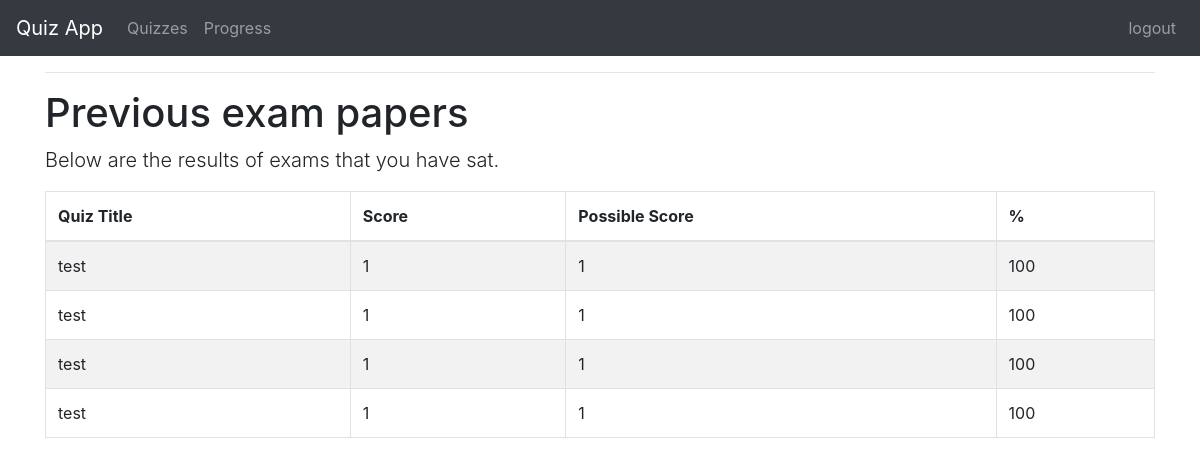
The app's page /progress/ (signed in) with its own data.
### quiz/models.py (models this page shows, shortened)
class Sitting(models.Model):
    user = models.ForeignKey(settings.AUTH_USER_MODEL, verbose_name=_("User"), on_delete=models.CASCADE)
    quiz = models.ForeignKey(Quiz, verbose_name=_("Quiz"), on_delete=models.CASCADE)
    question_order = models.CharField(validators=[validate_comma_separated_integer_list],
        max_length=1024, verbose_name=_("Question Order"))
    question_list = models.CharField(validators=[validate_comma_separated_integer_list],
        max_length=1024, verbose_name=_("Question List"))
    incorrect_questions = models.CharField(validators=[validate_comma_separated_integer_list],
        max_length=1024, blank=True, verbose_name=_("Incorrect questions"))
    current_score = models.IntegerField(verbose_name=_("Current Score"))
    complete = models.BooleanField(default=False, blank=False,
                                   verbose_name=_("Complete"))
    user_answers = models.TextField(blank=True, default='{}',
                                    verbose_name=_("User Answers"))
    start = models.DateTimeField(auto_now_add=True,
                                 verbose_name=_("Start"))
    end = models.DateTimeField(null=True, blank=True, verbose_name=_("End"))
    objects = SittingManager()
    class Meta:
        permissions = (("view_sittings", _("Can see completed exams.")),)
    def _question_ids(self):
        return [int(n) for n in self.question_order.split(',') if n]
    @property
    def get_percent_correct(self):
        dividend = float(self.current_score)
        divisor = len(self._question_ids())
        if divisor < 1:
            return 0            # prevent divide by zero error
        if dividend > divisor:
            return 100
        correct = int(round((dividend / divisor) * 100))
        if correct >= 1:
            return correct
        else:
            return 0
    @property
    def get_max_score(self):
        return len(self._question_ids())

class Quiz(models.Model):
    title = models.CharField(
        verbose_name=_("Title"),
        max_length=60, blank=False)
    description = models.TextField(
        verbose_name=_("Description"),
        blank=True, help_text=_("a description of the quiz"))
    url = models.SlugField(
        max_length=60, blank=False,
        help_text=_("a user friendly url"),
        verbose_name=_("user friendly url"))
    category = models.ForeignKey(
        Category, null=True, blank=True,
        verbose_name=_("Category"), on_delete=models.CASCADE)
    random_order = models.BooleanField(
        blank=False, default=False,
        verbose_name=_("Random Order"),
        help_text=_("Display the questions in "
                    "a random order or as they "
                    "are set?"))
    max_questions = models.PositiveIntegerField(
        blank=True, null=True, verbose_name=_("Max Questions"),
        help_text=_("Number of questions to be answered on each attempt."))
    answers_at_end = models.BooleanField(
        blank=False, default=False,
        help_text=_("Correct answer is NOT shown after question."
                    " Answers displayed at the end."),
        verbose_name=_("Answers at end"))
    exam_paper = models.BooleanField(
        blank=False, default=False,
        help_text=_("If yes, the result of each"
                    " attempt by a user will be"
                    " stored. Necessary for marking."),
        verbose_name=_("Exam Paper"))
    single_attempt = models.BooleanField(
        blank=False, default=False,
        help_text=_("If yes, only one attempt by"
                    " a user will be permitted."
                    " Non users cannot sit this exam."),
        verbose_name=_("Single Attempt"))
    pass_mark = models.SmallIntegerField(
        blank=True, default=0,
        verbose_name=_("Pass Mark"),
        help_text=_("Percentage required to pass exam."),
        validators=[MaxValueValidator(100)])
    success_text = models.TextField(
        blank=True, help_text=_("Displayed if user passes."),
        verbose_name=_("Success Text"))
    fail_text = models.TextField(
        verbose_name=_("Fail Text"),
        blank=True, help_text=_("Displayed if user fails."))
    draft = models.BooleanField(
        blank=True, default=False,
        verbose_name=_("Draft"),
        help_text=_("If yes, the quiz is not displayed"
                    " in the quiz list and can only be"
                    " taken by users who can edit"
                    " quizzes."))
    class Meta:
        verbose_name = _("Quiz")
        verbose_name_plural = _("Quizzes")

### quiz/views.py (the view)
class QuizUserProgressView(TemplateView):
    template_name = 'progress.html'
    @method_decorator(login_required)
    def dispatch(self, request, *args, **kwargs):
        return super(QuizUserProgressView, self)\
            .dispatch(request, *args, **kwargs)
    def get_context_data(self, **kwargs):
        context = super(QuizUserProgressView, self).get_context_data(**kwargs)
        progress, c = Progress.objects.get_or_create(user=self.request.user)
        context['cat_scores'] = progress.list_all_cat_scores
        context['exams'] = progress.show_exams()
        return context

### quiz/models.py (called while the page is built, shortened)
    @property
    def list_all_cat_scores(self):
        score_before = self.score
        output = {}
        if len(self.score) > len(score_before):
            self.save()
        return output

    def show_exams(self):
        return Sitting.objects.filter(user=self.user, complete=True)

### quiz/templates/progress.html (shortened to what this page needs)
{% extends "base.html" %}
{% load i18n %}
{% load quiz_tags %}
{% block content %}
  {% if exams %}
  <hr>
  <h1>{% trans "Previous exam papers" %}</h1>
  <p class="lead">
	{% trans "Below are the results of exams that you have sat." %}
  </p>
  <table class="table table-bordered table-striped">
	<thead>
	  <tr>
		<th>{% trans "Quiz Title" %}</th>
		<th>{% trans "Score" %}</th>
		<th>{% trans "Possible Score" %}</th>
		<th>%</th>
	  </tr>
	</thead>
	<tbody>
	  {% for exam in exams %}
	  <tr>
		<td>{{ exam.quiz.title }}</td>
		<td>{{ exam.current_score }}</td>
		<td>{{ exam.get_max_score }}</td>
		<td>{{ exam.get_percent_correct }}</td>
	  </tr>
	  {% endfor %}
	</tbody>
  </table>
  {% endif %}
{% endblock %}

### records on screen
Sitting: quiz "test", current_score "1", get_max_score "1", get_percent_correct "100"
Sitting: quiz "test", current_score "1", get_max_score "1", get_percent_correct "100"
Sitting: quiz "test", current_score "1", get_max_score "1", get_percent_correct "100"
Sitting: quiz "test", current_score "1", get_max_score "1", get_percent_correct "100"
